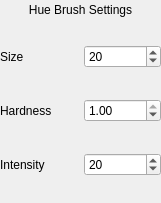
<?xml version="1.0" encoding="UTF-8"?>
<!--
        Copyright 2016 Valeriy Kireev

        This file is part of HSVed.

        HSVed is free software: you can redistribute it and/or modify
        it under the terms of the GNU General Public License as published by
        the Free Software Foundation, either version 3 of the License, or
        (at your option) any later version.

        HSVed is distributed in the hope that it will be useful,
        but WITHOUT ANY WARRANTY; without even the implied warranty of
        MERCHANTABILITY or FITNESS FOR A PARTICULAR PURPOSE. See the
        GNU General Public License for more details.

        You should have received a copy of the GNU General Public License
        along with HSVed. If not, see <http://www.gnu.org/licenses/>.
-->
<ui version="4.0">
 <class>HueBrush</class>
 <widget class="QWidget" name="HueBrush">
  <property name="geometry">
   <rect>
    <x>0</x>
    <y>0</y>
    <width>161</width>
    <height>203</height>
   </rect>
  </property>
  <property name="windowTitle">
   <string>Hue Brush Settings</string>
  </property>
  <widget class="QWidget" name="gridLayoutWidget">
   <property name="geometry">
    <rect>
     <x>0</x>
     <y>20</y>
     <width>161</width>
     <height>181</height>
    </rect>
   </property>
   <layout class="QGridLayout" name="gridLayout">
    <item row="2" column="0">
     <widget class="QLabel" name="lIntensity">
      <property name="text">
       <string>Intensity</string>
      </property>
     </widget>
    </item>
    <item row="0" column="0">
     <widget class="QLabel" name="lSize">
      <property name="text">
       <string>Size</string>
      </property>
     </widget>
    </item>
    <item row="1" column="0">
     <widget class="QLabel" name="lHardness">
      <property name="text">
       <string>Hardness</string>
      </property>
     </widget>
    </item>
    <item row="2" column="1">
     <widget class="QSpinBox" name="ctrlIntensity">
      <property name="minimum">
       <number>-120</number>
      </property>
      <property name="maximum">
       <number>120</number>
      </property>
      <property name="value">
       <number>20</number>
      </property>
     </widget>
    </item>
    <item row="0" column="1">
     <widget class="QSpinBox" name="ctrlSize">
      <property name="minimum">
       <number>1</number>
      </property>
      <property name="maximum">
       <number>2048</number>
      </property>
      <property name="singleStep">
       <number>4</number>
      </property>
      <property name="value">
       <number>20</number>
      </property>
     </widget>
    </item>
    <item row="1" column="1">
     <widget class="QDoubleSpinBox" name="ctrlHardness">
      <property name="maximum">
       <double>1.000000000000000</double>
      </property>
      <property name="singleStep">
       <double>0.040000000000000</double>
      </property>
      <property name="value">
       <double>1.000000000000000</double>
      </property>
     </widget>
    </item>
   </layout>
  </widget>
  <widget class="QLabel" name="lTitle">
   <property name="geometry">
    <rect>
     <x>0</x>
     <y>0</y>
     <width>161</width>
     <height>20</height>
    </rect>
   </property>
   <property name="text">
    <string>Hue Brush Settings</string>
   </property>
   <property name="alignment">
    <set>Qt::AlignCenter</set>
   </property>
  </widget>
 </widget>
 <resources/>
 <connections/>
</ui>
